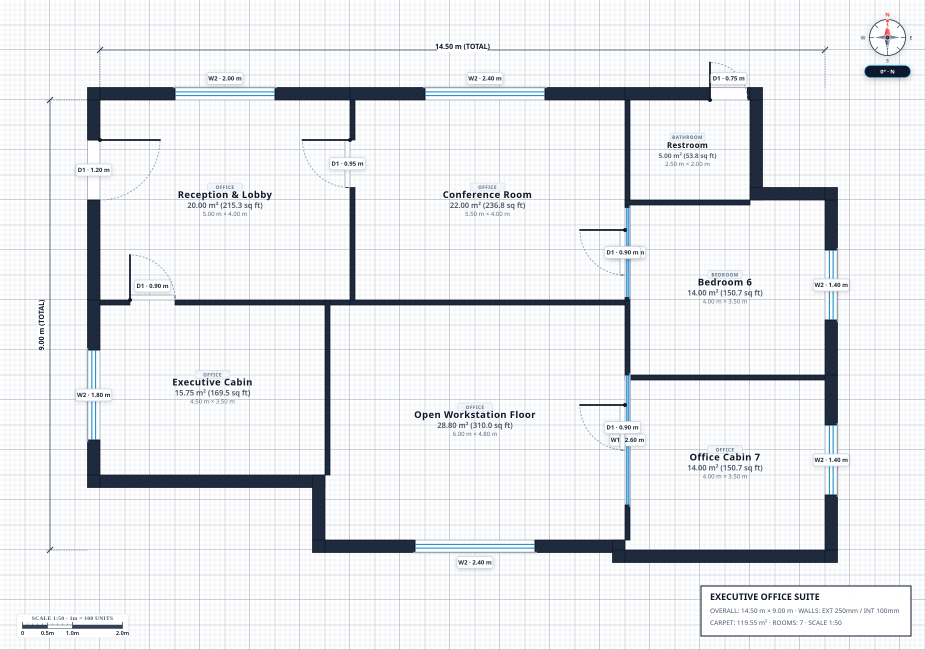
#> input picture blueprint.png, 3700 x 2600 px (shown at 1/4 size)
$ python -i image_preprocessor.py   (imports and definitions only)
#> lines starting #> are read from the running program, lines starting #| are printed output that depends on the picture
### floorplan_reader/converters/svg_converter.py
"""SVG to raster (PNG/RGB) converter for architectural floor plans.

Handles transparent backgrounds by compositing onto a crisp white background
and upscales vector paths to ensure door swings, window mullions, and blueprint
text remain sharp for VLM tokenization.
"""

from __future__ import annotations
import os
import io
import logging
from pathlib import Path
from typing import Union, Optional
from PIL import Image

logger = logging.getLogger(__name__)


def is_svg_file(path_or_content: Union[str, Path, bytes]) -> bool:
    """Check if the given input is an SVG file path or raw SVG content."""
    if isinstance(path_or_content, (str, Path)):
        p_str = str(path_or_content).strip()
        if p_str.lower().endswith(".svg") and os.path.exists(p_str):
            return True
        if p_str.startswith("<svg") or "xmlns=\"http://www.w3.org/2000/svg\"" in p_str:
            return True
    elif isinstance(path_or_content, bytes):
        prefix = path_or_content[:200].decode("utf-8", errors="ignore")
        if "<svg" in prefix or "xmlns" in prefix:
            return True
    return False


# [94 lines left out: functions _composite_on_white, convert_svg_to_png, not called in this run]

### floorplan_reader/converters/image_preprocessor.py
"""Image preprocessor for floor plan visual inputs.

Supports JPG, PNG, and SVG inputs. Provides intelligent aspect-ratio preserving
scaling tuned for Qwen-VL tokenization and T4 GPU memory safety.
"""

from __future__ import annotations
import math
from pathlib import Path
from typing import Union, Tuple, Optional
from PIL import Image

from floorplan_reader.converters.svg_converter import convert_svg_to_png, is_svg_file


# Default pixel bounds tuned for Colab Free T4 (15GB VRAM)
DEFAULT_MIN_PIXELS = 512 * 512   # 262,144 pixels (~330 visual tokens)
DEFAULT_MAX_PIXELS = 896 * 896   # 802,816 pixels (~1,024 visual tokens)
IMAGE_FACTOR = 28                # Standard patch dimension divisor for Qwen-VL models


# [122 lines left out: functions smart_resize_for_vlm, load_and_preprocess_floorplan, prepare_image_for_vlm, not called in this run]

>>> result = load_and_preprocess_floorplan('../../blueprint.png')
#> in load_and_preprocess_floorplan, raw is the input picture: PIL image 3700x2600 RGBA; mean R, G, B, A 232.9, 234.6, 236.8, 255
#> in smart_resize_for_vlm, `resized = image.resize((new_w, new_h), Image.Resampling.LANCZOS)`:
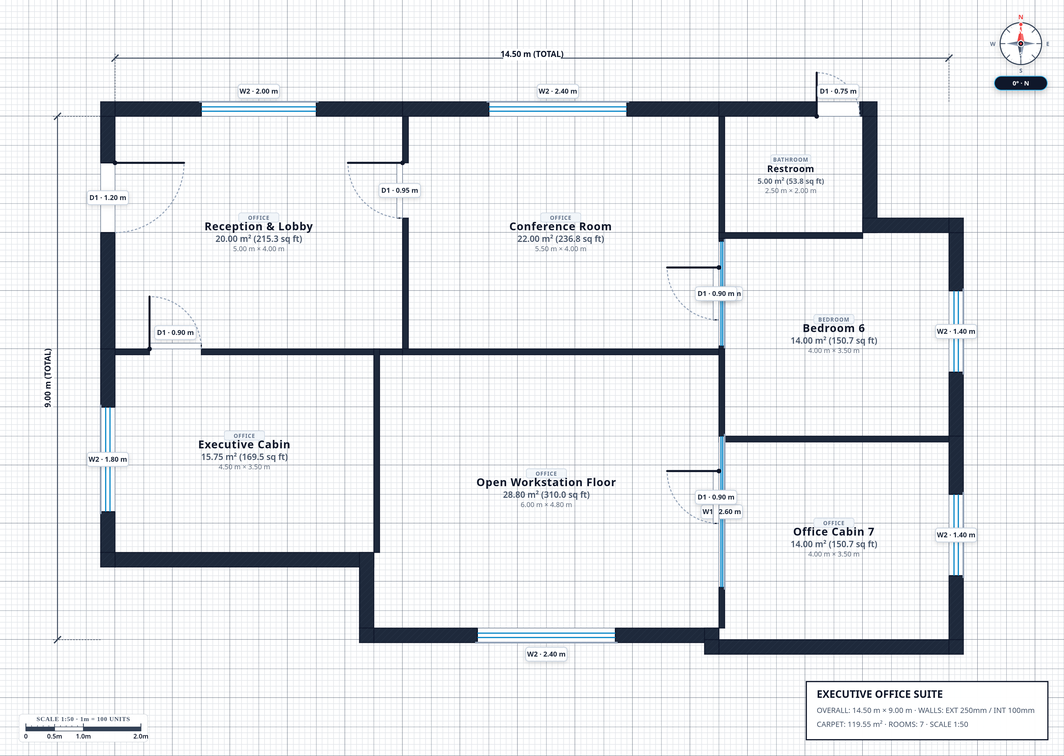
#> resized: PIL image 1064x756 RGB; mean R, G, B 231.9, 233.7, 236.1

$ run again, on refined_floorplan.png
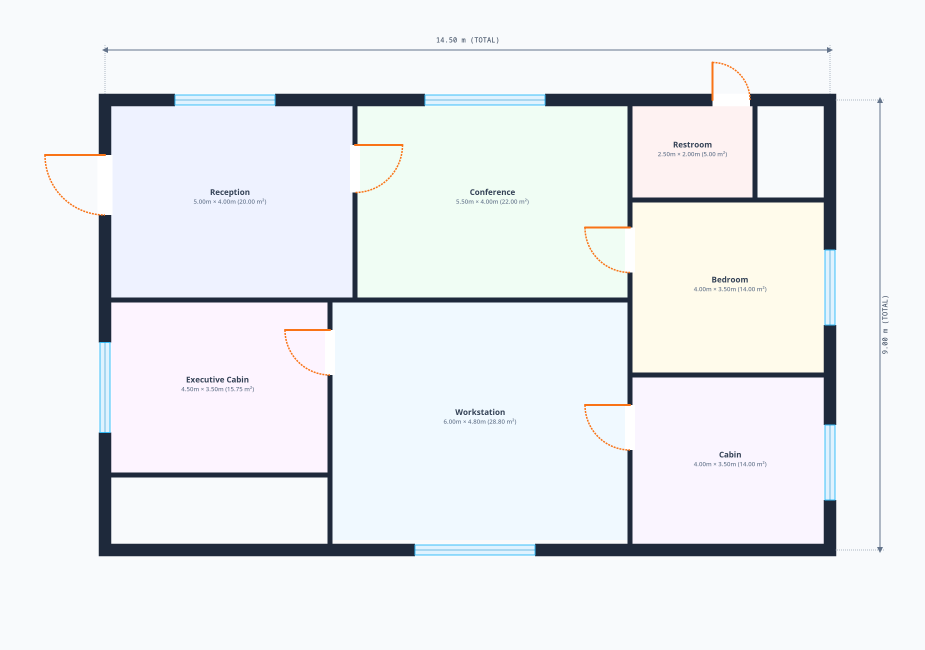
#> input picture refined_floorplan.png, 3700 x 2600 px (shown at 1/4 size)
#> in load_and_preprocess_floorplan, raw is the input picture: PIL image 3700x2600 RGB; mean R, G, B 234.1, 237.2, 240.4
#> in smart_resize_for_vlm, `resized = image.resize((new_w, new_h), Image.Resampling.LANCZOS)`:
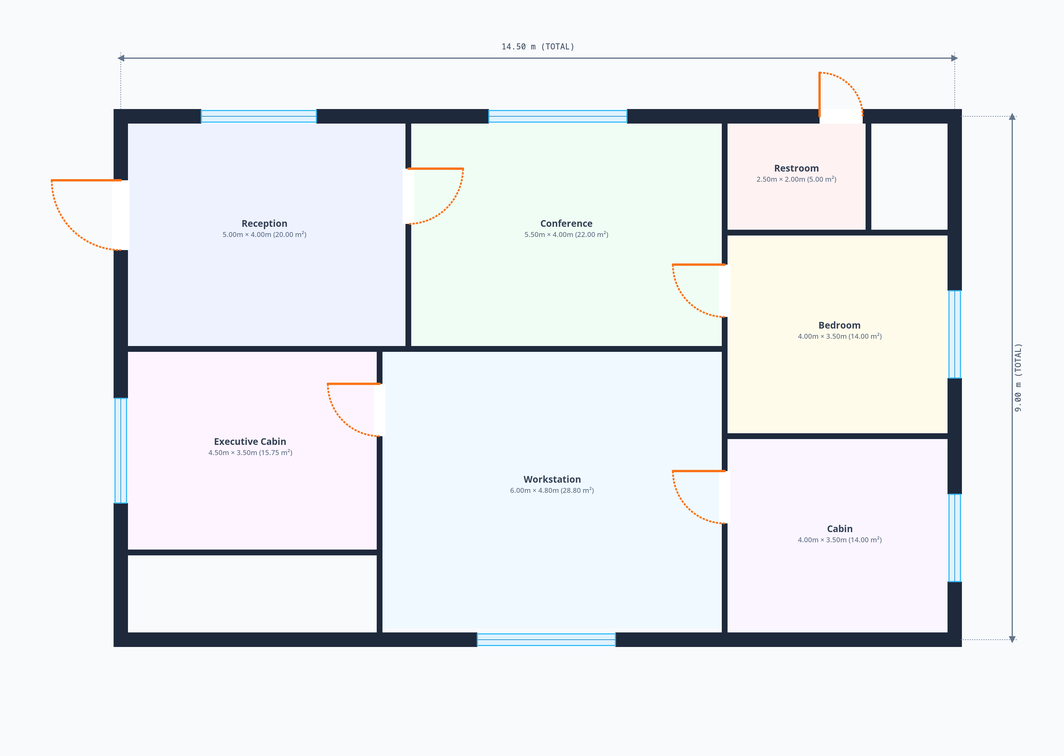
#> resized: PIL image 1064x756 RGB; mean R, G, B 234, 237.1, 240.3
